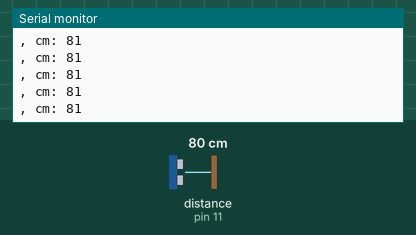
The sketch below on a simulated Arduino Uno, built with avr-gcc and run on an emulated ATmega328P. On the bench: the last lines printed to the serial monitor. The inputs (shaded band) are chosen by the test bench; at power-on: distance to the obstacle (sensor on pin 11) 80 cm. The echo pulse lasts 58.3 µs per cm.

Above: at 1.2 s.
1.3 s: distance to the obstacle (sensor on pin 11) set to 2 cm
At 1.6 s:
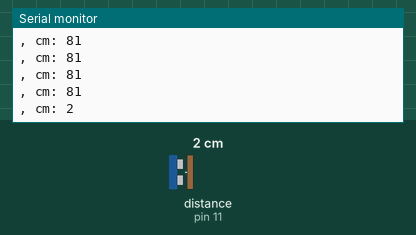
2.8 s: distance to the obstacle (sensor on pin 11) set to 4 cm
At 2.81 s:
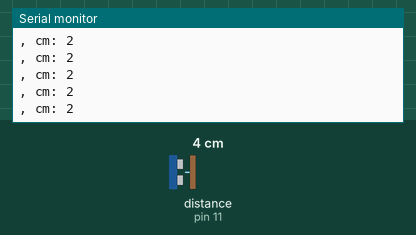
Timing chart, 0 to 5.8 s (numbered marks = the images above; inputs shaded):
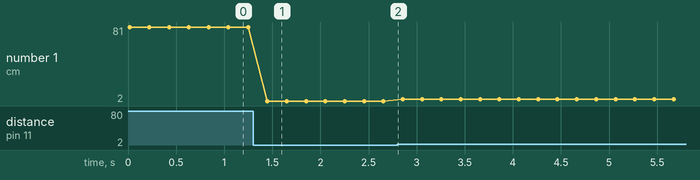

The sketch:

HC-SR04-NewPing.ino
```cpp
#include <NewPing.h>
const int TRIG_PIN = 12;
const int ECHO_PIN = 11;

NewPing sonar(TRIG_PIN, ECHO_PIN, 200); // 200 表示最遠測距
void setup() {
  delay(10);
  Serial.begin(9600);
  Serial.println("Ready");
}

void loop() {
  //int duration = sonar.ping();
  //int cm = sonar.convert_cm(duration);
  int cm = sonar.ping_cm();
  //Serial.print("duration: ");
  //Serial.print(duration);
  Serial.print(", cm: ");
  Serial.println(cm);
  delay(200);
}
```

Measured:
- after the input at 1.3 s, the serial monitor: prints a new line after 0.15 s (image 1)
- plotted number 1: 81 → 2 after the input at 1.3 s, 2 → 4 after the input at 2.8 s
